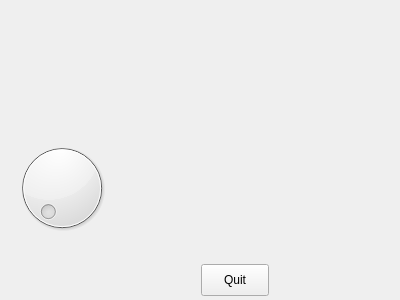
<?xml version="1.0" encoding="UTF-8"?>
<ui version="4.0">
 <class>Form</class>
 <widget class="QWidget" name="Form">
  <property name="geometry">
   <rect>
    <x>0</x>
    <y>0</y>
    <width>400</width>
    <height>300</height>
   </rect>
  </property>
  <property name="windowTitle">
   <string>Form</string>
  </property>
  <widget class="QPushButton" name="pushButton">
   <property name="geometry">
    <rect>
     <x>201</x>
     <y>264</y>
     <width>68</width>
     <height>32</height>
    </rect>
   </property>
   <property name="text">
    <string>Quit</string>
   </property>
  </widget>
  <widget class="QLabel" name="label">
   <property name="geometry">
    <rect>
     <x>12</x>
     <y>12</y>
     <width>181</width>
     <height>116</height>
    </rect>
   </property>
   <property name="text">
    <string/>
   </property>
  </widget>
  <widget class="QDial" name="dial">
   <property name="geometry">
    <rect>
     <x>12</x>
     <y>138</y>
     <width>100</width>
     <height>100</height>
    </rect>
   </property>
  </widget>
 </widget>
 <resources/>
 <connections>
  <connection>
   <sender>pushButton</sender>
   <signal>clicked()</signal>
   <receiver>Form</receiver>
   <slot>close()</slot>
   <hints>
    <hint type="sourcelabel">
     <x>268</x>
     <y>274</y>
    </hint>
    <hint type="destinationlabel">
     <x>313</x>
     <y>447</y>
    </hint>
   </hints>
  </connection>
  <connection>
   <sender>dial</sender>
   <signal>sliderMoved(int)</signal>
   <receiver>label</receiver>
   <slot>setNum(int)</slot>
   <hints>
    <hint type="sourcelabel">
     <x>86</x>
     <y>186</y>
    </hint>
    <hint type="destinationlabel">
     <x>86</x>
     <y>102</y>
    </hint>
   </hints>
  </connection>
  <connection>
   <sender>dial</sender>
   <signal>sliderReleased()</signal>
   <receiver>label</receiver>
   <slot>hide()</slot>
   <hints>
    <hint type="sourcelabel">
     <x>111</x>
     <y>190</y>
    </hint>
    <hint type="destinationlabel">
     <x>123</x>
     <y>105</y>
    </hint>
   </hints>
  </connection>
  <connection>
   <sender>dial</sender>
   <signal>sliderPressed()</signal>
   <receiver>label</receiver>
   <slot>show()</slot>
   <hints>
    <hint type="sourcelabel">
     <x>43</x>
     <y>165</y>
    </hint>
    <hint type="destinationlabel">
     <x>44</x>
     <y>112</y>
    </hint>
   </hints>
  </connection>
 </connections>
</ui>
